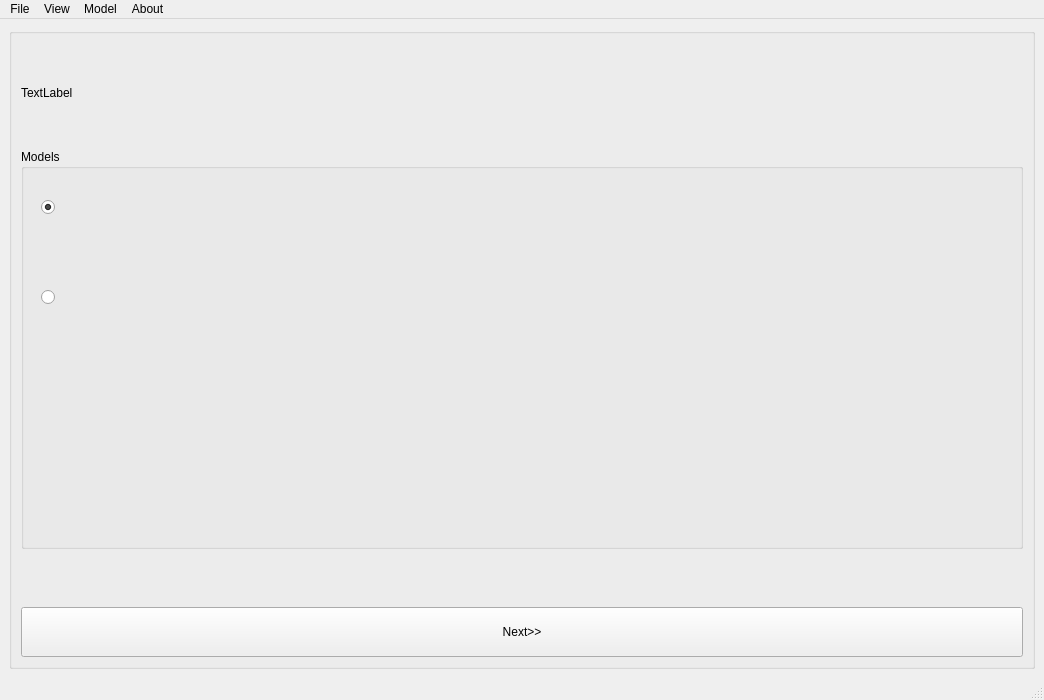
<?xml version="1.0" encoding="UTF-8"?>
<ui version="4.0">
 <class>MainWindow</class>
 <widget class="QMainWindow" name="MainWindow">
  <property name="geometry">
   <rect>
    <x>0</x>
    <y>0</y>
    <width>1044</width>
    <height>700</height>
   </rect>
  </property>
  <property name="windowTitle">
   <string>MainWindow</string>
  </property>
  <widget class="QWidget" name="centralwidget">
   <layout class="QHBoxLayout" name="horizontalLayout_2">
    <item>
     <layout class="QVBoxLayout" name="VerticalLayout_Image"/>
    </item>
    <item>
     <layout class="QVBoxLayout" name="VerticalLayout_Controls">
      <item>
       <widget class="QGroupBox" name="ControlsBox">
        <property name="minimumSize">
         <size>
          <width>200</width>
          <height>0</height>
         </size>
        </property>
        <property name="title">
         <string/>
        </property>
        <layout class="QVBoxLayout" name="verticalLayout_5">
         <item>
          <widget class="QLabel" name="label">
           <property name="minimumSize">
            <size>
             <width>0</width>
             <height>100</height>
            </size>
           </property>
           <property name="maximumSize">
            <size>
             <width>16777215</width>
             <height>100</height>
            </size>
           </property>
           <property name="text">
            <string>TextLabel</string>
           </property>
          </widget>
         </item>
         <item>
          <widget class="QGroupBox" name="ModelsBox">
           <property name="minimumSize">
            <size>
             <width>0</width>
             <height>400</height>
            </size>
           </property>
           <property name="maximumSize">
            <size>
             <width>16777215</width>
             <height>400</height>
            </size>
           </property>
           <property name="title">
            <string>Models</string>
           </property>
           <widget class="QRadioButton" name="radioButton_Human1">
            <property name="geometry">
             <rect>
              <x>20</x>
              <y>50</y>
              <width>16</width>
              <height>17</height>
             </rect>
            </property>
            <property name="text">
             <string/>
            </property>
            <property name="checked">
             <bool>true</bool>
            </property>
           </widget>
           <widget class="QRadioButton" name="radioButton_Human2">
            <property name="geometry">
             <rect>
              <x>20</x>
              <y>140</y>
              <width>16</width>
              <height>17</height>
             </rect>
            </property>
            <property name="text">
             <string/>
            </property>
           </widget>
           <widget class="QLabel" name="label_1">
            <property name="geometry">
             <rect>
              <x>50</x>
              <y>30</y>
              <width>121</width>
              <height>61</height>
             </rect>
            </property>
            <property name="text">
             <string/>
            </property>
            <property name="pixmap">
             <pixmap>resources/human1.png</pixmap>
            </property>
            <property name="scaledContents">
             <bool>true</bool>
            </property>
           </widget>
           <widget class="QLabel" name="label_2">
            <property name="geometry">
             <rect>
              <x>50</x>
              <y>70</y>
              <width>46</width>
              <height>13</height>
             </rect>
            </property>
            <property name="text">
             <string/>
            </property>
           </widget>
          </widget>
         </item>
         <item>
          <spacer name="verticalSpacer">
           <property name="orientation">
            <enum>Qt::Vertical</enum>
           </property>
           <property name="sizeType">
            <enum>QSizePolicy::MinimumExpanding</enum>
           </property>
           <property name="sizeHint" stdset="0">
            <size>
             <width>20</width>
             <height>40</height>
            </size>
           </property>
          </spacer>
         </item>
         <item>
          <widget class="QPushButton" name="NextButton">
           <property name="sizePolicy">
            <sizepolicy hsizetype="Preferred" vsizetype="Fixed">
             <horstretch>0</horstretch>
             <verstretch>0</verstretch>
            </sizepolicy>
           </property>
           <property name="minimumSize">
            <size>
             <width>0</width>
             <height>50</height>
            </size>
           </property>
           <property name="text">
            <string>Next&gt;&gt;</string>
           </property>
          </widget>
         </item>
        </layout>
       </widget>
      </item>
     </layout>
    </item>
   </layout>
  </widget>
  <widget class="QMenuBar" name="menubar">
   <property name="geometry">
    <rect>
     <x>0</x>
     <y>0</y>
     <width>1044</width>
     <height>21</height>
    </rect>
   </property>
   <widget class="QMenu" name="menuFile">
    <property name="title">
     <string>File</string>
    </property>
    <addaction name="actionSelect_File"/>
    <addaction name="actionSelect_Folder"/>
    <addaction name="separator"/>
    <addaction name="actionExit"/>
   </widget>
   <widget class="QMenu" name="menuModel">
    <property name="title">
     <string>Model</string>
    </property>
    <widget class="QMenu" name="menuSelect">
     <property name="title">
      <string>Select</string>
     </property>
     <addaction name="actionHuman1"/>
     <addaction name="actionHuman2"/>
    </widget>
    <addaction name="menuSelect"/>
   </widget>
   <widget class="QMenu" name="menuAbout">
    <property name="title">
     <string>About</string>
    </property>
   </widget>
   <widget class="QMenu" name="menuView">
    <property name="title">
     <string>View</string>
    </property>
    <addaction name="actionFit_image"/>
   </widget>
   <addaction name="menuFile"/>
   <addaction name="menuView"/>
   <addaction name="menuModel"/>
   <addaction name="menuAbout"/>
  </widget>
  <widget class="QStatusBar" name="statusbar"/>
  <action name="actionSelect_Folder">
   <property name="text">
    <string>Select Folder...</string>
   </property>
  </action>
  <action name="actionExit">
   <property name="text">
    <string>Exit</string>
   </property>
  </action>
  <action name="actionHuman1">
   <property name="text">
    <string>Human1</string>
   </property>
  </action>
  <action name="actionHuman2">
   <property name="text">
    <string>Human2</string>
   </property>
  </action>
  <action name="actionFit_image">
   <property name="text">
    <string>Fit image</string>
   </property>
  </action>
  <action name="actionSelect_File">
   <property name="text">
    <string>Select File...</string>
   </property>
  </action>
 </widget>
 <resources/>
 <connections/>
</ui>
